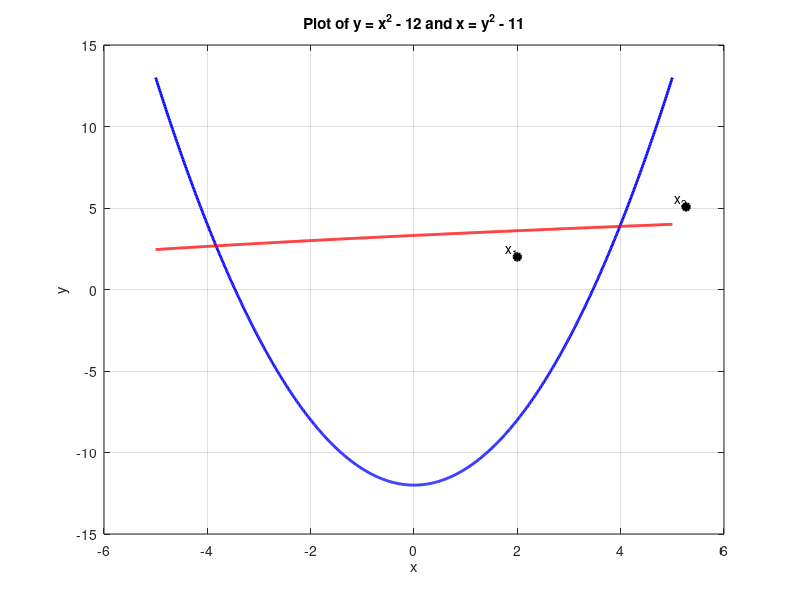

Write MATLAB code to recreate this figure.
% Define the range for x and y values
x = linspace(-5, 5, 1000);
y1 = x.^2 - 12;
y2 = sqrt(x + 11);

% Plot the curves
figure;
plot(x, y1, 'b', 'LineWidth', 2); % Plot y = x^2 - 12
hold on;
plot(y2.^2 - 11, y2, 'r', 'LineWidth', 2); % Plot x = y^2 - 11
hold on;

% Define the points x1 and x2
x1 = [2; 2];
x2 = [5.2667; 5.0667];

% Plot the points x1 and x2 with solid black dots
plot(x1(1), x1(2), 'ko', 'MarkerSize', 5, 'LineWidth', 2, 'MarkerFaceColor', 'k');
hold on;
plot(x2(1), x2(2), 'ko', 'MarkerSize', 5, 'LineWidth', 2, 'MarkerFaceColor', 'k');
hold on;

% Label the points x1 and x2
text(x1(1), x1(2), 'x_1', 'VerticalAlignment', 'bottom', 'HorizontalAlignment', 'right');
text(x2(1), x2(2), 'x_2', 'VerticalAlignment', 'bottom', 'HorizontalAlignment', 'right');

% Set the axis labels and title
xlabel('x');
ylabel('y');
title('Plot of y = x^2 - 12 and x = y^2 - 11');

% Display the grid
grid on;

% Show the plot
hold off;
